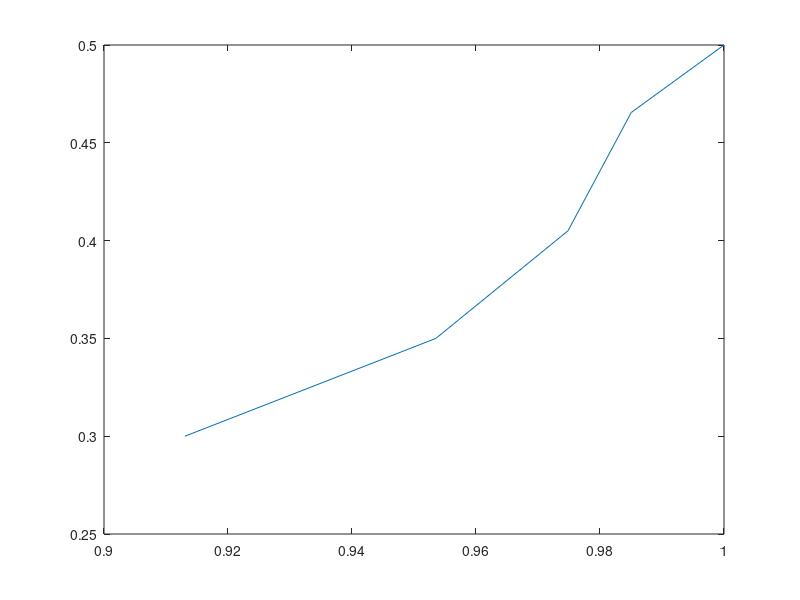
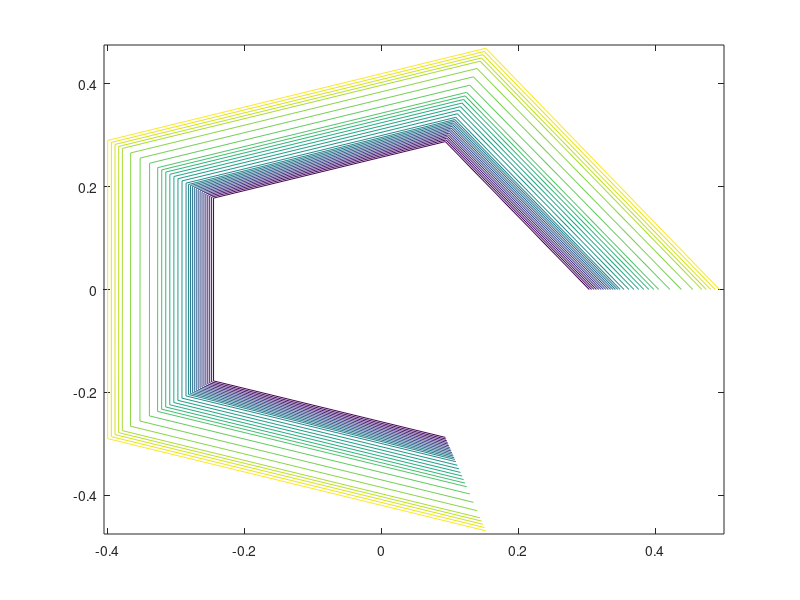
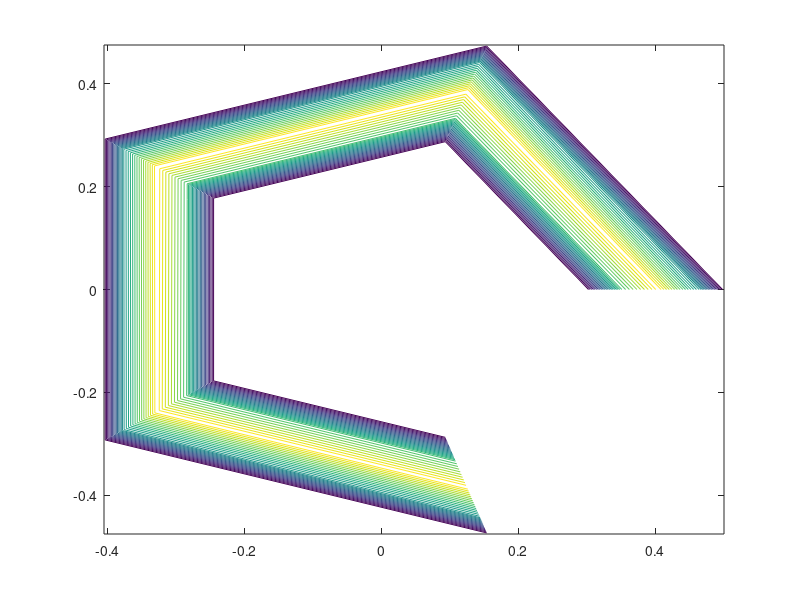

These charts were generated, in order, by the following MATLAB code:
clc
clear all
tic;
format long
alpha=1.1;
nu=1;
k1=5000;
delta_r1(1)=0.05;
r(1)=0.3;
i=1;
while r(i)<0.5
    delta_r1(i+1)=alpha*delta_r1(i);
    r(i+1)=r(i)+delta_r1(i);
   
%     delta_r(i)=abs(r(i+1)-r(i));
        i=i+1;
end
Imax=i;
r(Imax)=0.5;
delta_r1(Imax-1)=0.5-r(Imax-1);
for i=1:Imax-1
delta_r(i)=delta_r1(i);
end


delta_teta=2*pi/Imax;
teta=[0:delta_teta:2*pi-delta_teta];
w=zeros(Imax,Imax,k1);
w(:,1,:)=-5.625;
w(:,Imax,:)=-5.625;
 
for j=1:Imax-1
    A(j)=(2)/((delta_r(j)^2)*alpha*(alpha+1));
    B(j)=1/(r(j)*alpha*delta_r(j)*(1+alpha));
    C(j)=1/(r(j)*delta_teta)^2;
    %E(j)=1/(r(j)*A(j))+2/(A(j));
    %F(j)=-alpha^2*(1/(r(j)*A(j)))+2*alpha/(A(j)*delta_r(j));
end
  
D=zeros(Imax,Imax,k1);
si=ones(Imax,Imax,k1);
si(:,Imax,:)=1;
si1=ones(Imax,Imax,k1);
si0=ones(Imax,Imax,k1);

v=1;
k=1;
while v>10^(-6)
%    for k=1:1000   
      for i=1:Imax
si0(i,1,k+1)=si(i,2,k+1)-(2*(alpha)*delta_r(1)*1.5);
end

for i=2:Imax-1
        
        si(i,1,k+1)=(-si(i,2,k+1)*(A(1)+B(1))-si0(i,1,k+1)*(A(1)*alpha-(alpha^2)*B(1))-si(i+1,1,k+1)*C(1)-si(i-1,1,k)*C(1)-w(i,1,k))/(-A(1)*(alpha+1)+B(1)*((alpha^2)-1)-2*C(1));

     
end
        si(Imax,1,k+1)=(-si(Imax,2,k+1)*(A(1)+B(1))-si0(Imax,1,k+1)*(A(1)*alpha-(alpha^2)*B(1))-si(1,1,k+1)*C(1)-si(Imax-1,1,k)*C(1)-w(Imax,1,k))/(-A(1)*(alpha+1)+B(1)*((alpha^2)-1)-2*C(1));
        si(1,1,k+1)=(-si(1,2,k+1)*(A(1)+B(1))-si0(1,1,k+1)*(A(1)*alpha-(alpha^2)*B(1))-si(2,1,k+1)*C(1)-si(Imax,1,k)*C(1)-w(1,1,k))/(-A(1)*(alpha+1)+B(1)*((alpha^2)-1)-2*C(1));
% si(:,1,k)=(3*delta_r(1)-4*si(1,2,k)-si(1,3,k))/3;

for j=2:Imax-1
    
    for i=2:Imax-1
        
        si(i,j,k+1)=(-si(i,j+1,k+1)*(A(j)+B(j))-si(i,j-1,k)*(A(j)*alpha-(alpha^2)*B(j))-si(i+1,j,k+1)*C(j)-si(i-1,j,k)*C(j)-w(i,j,k))/(-A(j)*(alpha+1)+B(j)*((alpha^2)-1)-2*C(j));

     
    end
        si(Imax,j,k+1)=(-si(Imax,j+1,k+1)*(A(j)+B(j))-si(Imax,j-1,k)*(A(j)*alpha-(alpha^2)*B(j))-si(1,j,k+1)*C(j)-si(Imax-1,j,k)*C(j)-w(Imax,j,k))/(-A(j)*(alpha+1)+B(j)*((alpha^2)-1)-2*C(j));
 
        si(1,j,k+1)=(-si(1,j+1,k+1)*(A(j)+B(j))-si(1,j-1,k)*(A(j)*alpha-(alpha^2)*B(j))-si(2,j,k+1)*C(j)-si(Imax,j,k)*C(j)-w(1,j,k))/(-A(j)*(alpha+1)+B(j)*((alpha^2)-1)-2*C(j));
end

%  for i=2:Imax-1
%    si(i,1,k+1)=si(i,2,k+1)-r(1)*5*delta_r(1);
% 
%  end
%  si(Imax,1,k+1)=si(Imax,2,k+1)-r(1)*5*delta_r(1);
%  si(1,1,k+1)=si(1,2,k+1)-r(1)*5*delta_r(1);
  v=max(max(abs(si(:,:,k+1)-si(:,:,k))));
 
for j=2:Imax-1
    for i=2:Imax-1
        D(1,j,k)=nu*(alpha+1)*A(j)-((alpha^2)-1)*nu*B(j)+2*nu*C(j)+((alpha^2)-1)*B(j)*(si(2,j,k+1)-si(Imax,j,k+1))/(2*delta_teta);

    
        D(i,j,k)=nu*(alpha+1)*A(j)-((alpha^2)-1)*nu*B(j)+2*nu*C(j)+((alpha^2)-1)*B(j)*(si(i+1,j,k+1)-si(i-1,j,k+1))/(2*delta_teta);

    end
        D(Imax,j,k)=nu*(alpha+1)*A(j)-((alpha^2)-1)*nu*B(j)+2*nu*C(j)+((alpha^2)-1)*B(j)*(si(1,j,k+1)-si(Imax-1,j,k+1))/(2*delta_teta);

end

   for j=2:Imax-1

      for i=2:Imax-1
        w(1,j,k+1)=(w(1,j+1,k+1)*(nu*A(j)+nu*B(j)-B(j)*((si(2,j,k+1)-si(Imax,j,k+1))/(2*delta_teta)))+...
            w(1,j-1,k)*(alpha*nu*A(j)-(alpha^2)*nu*B(j)+(alpha^2)*B(j)*(si(2,j,k+1)-si(Imax-1,j,k+1))/(2*delta_teta))+...
            w(2,j,k+1)*(nu*C(j)+B(j)*(si(1,j+1,k+1)-(alpha^2)*si(1,j-1,k+1)+((alpha^2)-1)*si(1,j,k+1))/(2*delta_teta))+...
            w(Imax,j,k)*(nu*C(j)-B(j)*(si(1,j+1,k+1)-(alpha^2)*si(1,j-1,k+1)+((alpha^2)-1)*si(1,j,k+1))/(2*delta_teta)))/D(1,j,k);
        
        w(i,j,k+1)=(w(i,j+1,k+1)*(nu*A(j)+nu*B(j)-B(j)*((si(i+1,j,k+1)-si(i-1,j,k+1))/(2*delta_teta)))+...
            w(i,j-1,k)*(alpha*nu*A(j)-(alpha^2)*nu*B(j)+(alpha^2)*B(j)*(si(i+1,j,k+1)-si(i-1,j,k+1))/(2*delta_teta))+...
            w(i+1,j,k+1)*(nu*C(j)+B(j)*(si(i,j+1,k+1)-(alpha^2)*si(i,j-1,k+1)+((alpha^2)-1)*si(i,j,k+1))/(2*delta_teta))+...
            w(i-1,j,k)*(nu*C(j)-B(j)*(si(i,j+1,k+1)-(alpha^2)*si(i,j-1,k+1)+((alpha^2)-1)*si(i,j,k+1))/(2*delta_teta)))/D(i,j,k);
         
         w(Imax,j,k+1)=(w(Imax,j+1,k+1)*(nu*A(j)+nu*B(j)-B(j)*((si(1,j,k+1)-si(Imax-1,j,k+1))/(2*delta_teta)))+...
            w(Imax,j-1,k)*(alpha*nu*A(j)-(alpha^2)*nu*B(j)+(alpha^2)*B(j)*(si(1,j,k+1)-si(Imax-1,j,k+1))/(2*delta_teta))+...
            w(1,j,k+1)*(nu*C(j)+B(j)*(si(1,j+1,k+1)-(alpha^2)*si(1,j-1,k+1)+((alpha^2)-1)*si(1,j,k+1))/(2*delta_teta))+...
            w(Imax-1,j,k)*(nu*C(j)-B(j)*(si(Imax,j+1,k+1)-(alpha^2)*si(Imax,j-1,k+1)+((alpha^2)-1)*si(Imax,j,k+1))/(2*delta_teta)))/D(Imax,j,k);
      end

  end
 k=k+1;
  end
%  
si1=si(:,:,k);
w1=w(:,:,k);
% 
% % [T R]=pol2cart(teta,r(1,:));
% % [X Y]= meshgrid(T,R); 
% % 
% % figure(1)
% % contour(X,Y,si1,30)
% % colorbar;
% % 
% % figure(2)
% % contour(X,Y,w1)
% % colorbar
% 
% %%
figure(1)
[x,y]=meshgrid(r,teta);
plot(si1(1,:),r)

% figure(1)
[b,o]=pol2cart(y,x);
% contour(y,x,si1)
% 
figure(2)
contour(b,o,si1,30)

figure(3)
%  plot(w1(1,:),r)
 contour(b,o,w1,30)

% %%
% for j=1:Imax
%     for i=2:Imax-1
% Vr(i,j)=(si(i+1,j,k)-si(i-1,j,k))/(r(j)*2*delta_teta);
%     end
% Vr(1,j)=(si(2,j,k)-si(Imax,j,k))/(r(j)*2*delta_teta);
% Vr(Imax,j)=(si(1,j,k)-si(Imax-1,j,k))/(r(j)*2*delta_teta);
% 
% end
% for j=1:Imax-1
%     for i=1:Imax-1
% Vt(i,j)=(si(i+1,j,k+1)-si(i,j,k))/(2*delta_r(j));
%     end
% Vt(Imax,j)=(si(1,j,k+1)-si(Imax,j,k))/(2*delta_r(j));
% 
% end
% figure(8)
% plot(r,Vt);
toc;
